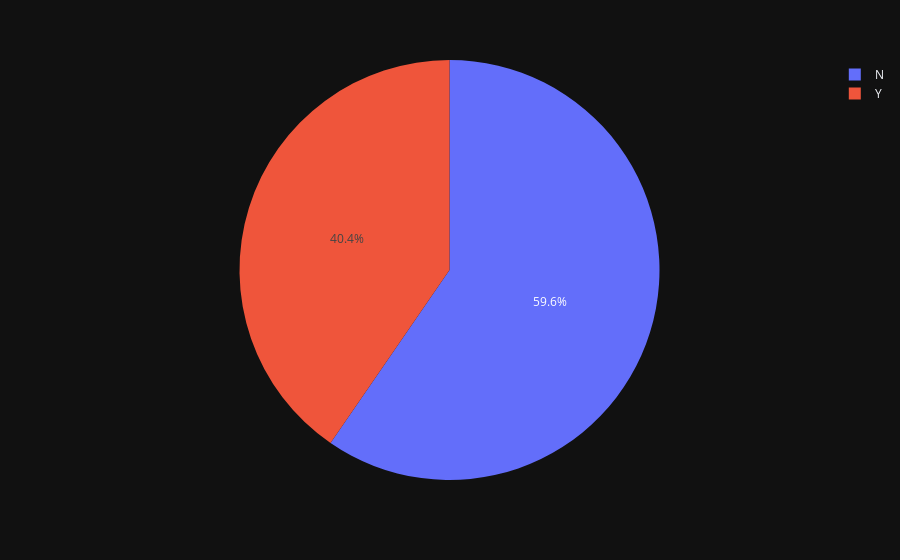

This figure's notebook cell:
### Code cell
px.pie(dados, 'ExerciseAngina')

### Figure 1 — Plotly figure (JSON) as saved in the notebook; plotly's stock layout.template omitted (floating-point values rounded to 4 significant figures; data arrays with more than 128 entries replaced by an {"elided": "..."} marker saying what was removed)
{"data": [{"domain": {"x": [0.0, 1.0], "y": [0.0, 1.0]}, "hovertemplate": "ExerciseAngina=%{label}<extra></extra>", "labels": {"elided": "918 str values"}, "legendgroup": "", "name": "", "showlegend": true, "type": "pie"}], "layout": {"legend": {"tracegroupgap": 0}, "margin": {"t": 60}}}
